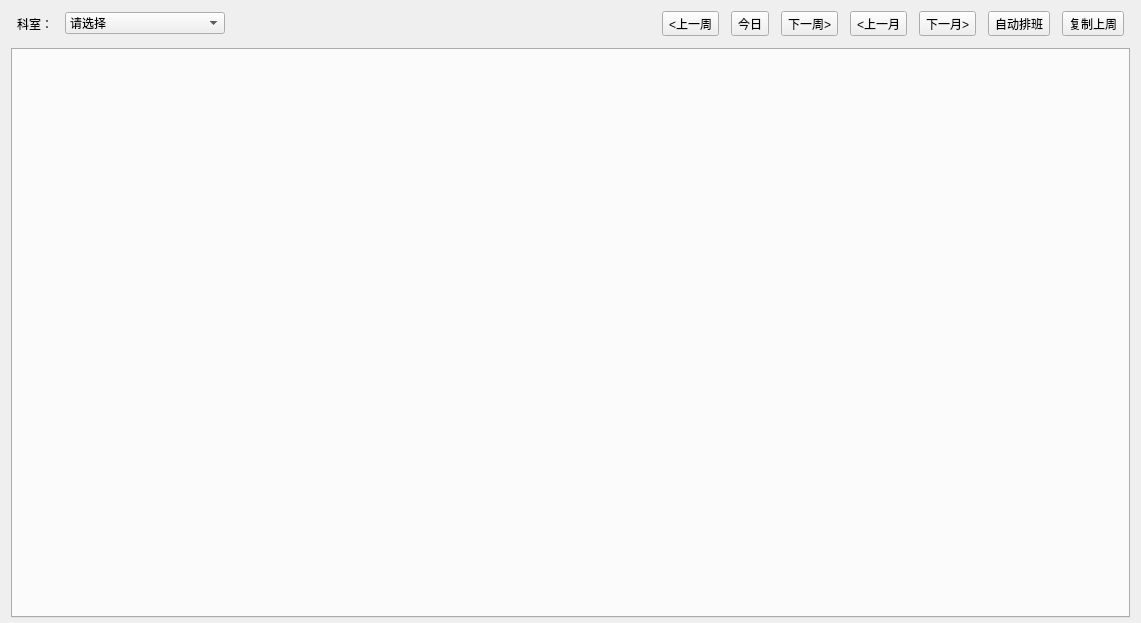
<?xml version="1.0" encoding="UTF-8"?>
<ui version="4.0">
 <class>ScheduleManagePage</class>
 <widget class="QWidget" name="ScheduleManagePage">
  <property name="geometry">
   <rect>
    <x>0</x>
    <y>0</y>
    <width>1141</width>
    <height>623</height>
   </rect>
  </property>
  <property name="windowTitle">
   <string>Form</string>
  </property>
  <layout class="QVBoxLayout" name="verticalLayout" stretch="0,1">
   <property name="topMargin">
    <number>5</number>
   </property>
   <property name="bottomMargin">
    <number>5</number>
   </property>
   <item>
    <widget class="QWidget" name="widget" native="true">
     <layout class="QHBoxLayout" name="horizontalLayout">
      <property name="spacing">
       <number>12</number>
      </property>
      <property name="leftMargin">
       <number>6</number>
      </property>
      <property name="topMargin">
       <number>6</number>
      </property>
      <property name="rightMargin">
       <number>6</number>
      </property>
      <property name="bottomMargin">
       <number>6</number>
      </property>
      <item>
       <widget class="QLabel" name="label">
        <property name="text">
         <string>科室：</string>
        </property>
       </widget>
      </item>
      <item>
       <widget class="QComboBox" name="combo_depart">
        <property name="sizePolicy">
         <sizepolicy hsizetype="Fixed" vsizetype="Fixed">
          <horstretch>0</horstretch>
          <verstretch>0</verstretch>
         </sizepolicy>
        </property>
        <property name="minimumSize">
         <size>
          <width>160</width>
          <height>0</height>
         </size>
        </property>
        <property name="maximumSize">
         <size>
          <width>120</width>
          <height>16777215</height>
         </size>
        </property>
        <property name="currentIndex">
         <number>0</number>
        </property>
        <item>
         <property name="text">
          <string>请选择</string>
         </property>
        </item>
       </widget>
      </item>
      <item>
       <spacer name="horizontalSpacer_2">
        <property name="sizePolicy">
         <sizepolicy hsizetype="Expanding" vsizetype="Minimum">
          <horstretch>0</horstretch>
          <verstretch>0</verstretch>
         </sizepolicy>
        </property>
        <property name="orientation">
         <enum>Qt::Orientation::Horizontal</enum>
        </property>
        <property name="sizeHint" stdset="0">
         <size>
          <width>40</width>
          <height>20</height>
         </size>
        </property>
       </spacer>
      </item>
      <item>
       <widget class="QToolButton" name="btn_lastweek">
        <property name="text">
         <string>&lt;上一周</string>
        </property>
       </widget>
      </item>
      <item>
       <widget class="QToolButton" name="btn_today">
        <property name="text">
         <string>今日</string>
        </property>
       </widget>
      </item>
      <item>
       <widget class="QToolButton" name="btn_nextweek">
        <property name="text">
         <string>下一周&gt;</string>
        </property>
       </widget>
      </item>
      <item>
       <widget class="QToolButton" name="btn_lastmonth">
        <property name="text">
         <string>&lt;上一月</string>
        </property>
       </widget>
      </item>
      <item>
       <widget class="QToolButton" name="btn_nextmonth">
        <property name="text">
         <string>下一月&gt;</string>
        </property>
       </widget>
      </item>
      <item>
       <widget class="QToolButton" name="btn_auto">
        <property name="text">
         <string>自动排班</string>
        </property>
       </widget>
      </item>
      <item>
       <widget class="QToolButton" name="btn_copy">
        <property name="text">
         <string>复制上周</string>
        </property>
       </widget>
      </item>
     </layout>
    </widget>
   </item>
   <item>
    <widget class="QTabWidget" name="scheduleTabWidget">
     <property name="font">
      <font>
       <pointsize>9</pointsize>
      </font>
     </property>
     <property name="currentIndex">
      <number>-1</number>
     </property>
    </widget>
   </item>
  </layout>
 </widget>
 <resources/>
 <connections/>
</ui>
